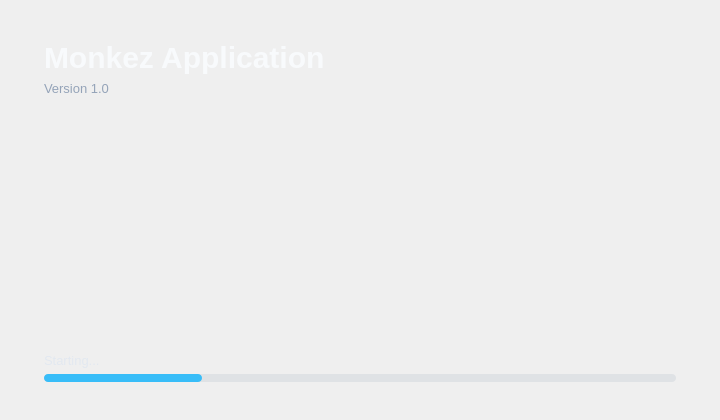
<?xml version="1.0" encoding="UTF-8"?>
<ui version="4.0">
 <class>AppSplash</class>
 <widget class="MonkezSplashScreen" name="AppSplash">
  <property name="geometry">
   <rect><x>0</x><y>0</y><width>720</width><height>420</height></rect>
  </property>
  <property name="windowTitle"><string>Application startup</string></property>
  <property name="defaultContentVisible"><bool>false</bool></property>
  <property name="backgroundColor"><color><red>15</red><green>23</green><blue>42</blue></color></property>
  <property name="radius"><number>24</number></property>
  <layout class="QVBoxLayout" name="splashLayout">
   <property name="leftMargin"><number>44</number></property>
   <property name="topMargin"><number>40</number></property>
   <property name="rightMargin"><number>44</number></property>
   <property name="bottomMargin"><number>38</number></property>
   <item>
    <widget class="QLabel" name="splashAppNameLabel">
     <property name="styleSheet"><string notr="true">color: #f8fafc; font-size: 30px; font-weight: 700;</string></property>
     <property name="text"><string>Monkez Application</string></property>
    </widget>
   </item>
   <item>
    <widget class="QLabel" name="splashVersionLabel">
     <property name="styleSheet"><string notr="true">color: #94a3b8; font-size: 13px;</string></property>
     <property name="text"><string>Version 1.0</string></property>
    </widget>
   </item>
   <item>
    <spacer name="verticalSpacer">
     <property name="orientation"><enum>Qt::Vertical</enum></property>
     <property name="sizeHint" stdset="0"><size><width>20</width><height>180</height></size></property>
    </spacer>
   </item>
   <item>
    <widget class="QLabel" name="splashStatusLabel">
     <property name="styleSheet"><string notr="true">color: #e2e8f0; font-size: 13px;</string></property>
     <property name="text"><string>Starting...</string></property>
    </widget>
   </item>
   <item>
    <widget class="QProgressBar" name="splashProgressBar">
     <property name="minimumSize"><size><width>0</width><height>8</height></size></property>
     <property name="maximumSize"><size><width>16777215</width><height>8</height></size></property>
     <property name="styleSheet">
      <string notr="true">QProgressBar { background: rgba(148, 163, 184, 45); border: 0; border-radius: 4px; } QProgressBar::chunk { background: #38bdf8; border-radius: 4px; }</string>
     </property>
     <property name="value"><number>25</number></property>
     <property name="textVisible"><bool>false</bool></property>
    </widget>
   </item>
  </layout>
 </widget>
 <customwidgets>
  <customwidget>
   <class>MonkezSplashScreen</class>
   <extends>QWidget</extends>
   <header>monkez_pyqt6.monkez_widgets</header>
   <container>1</container>
  </customwidget>
 </customwidgets>
 <resources/>
 <connections/>
</ui>
